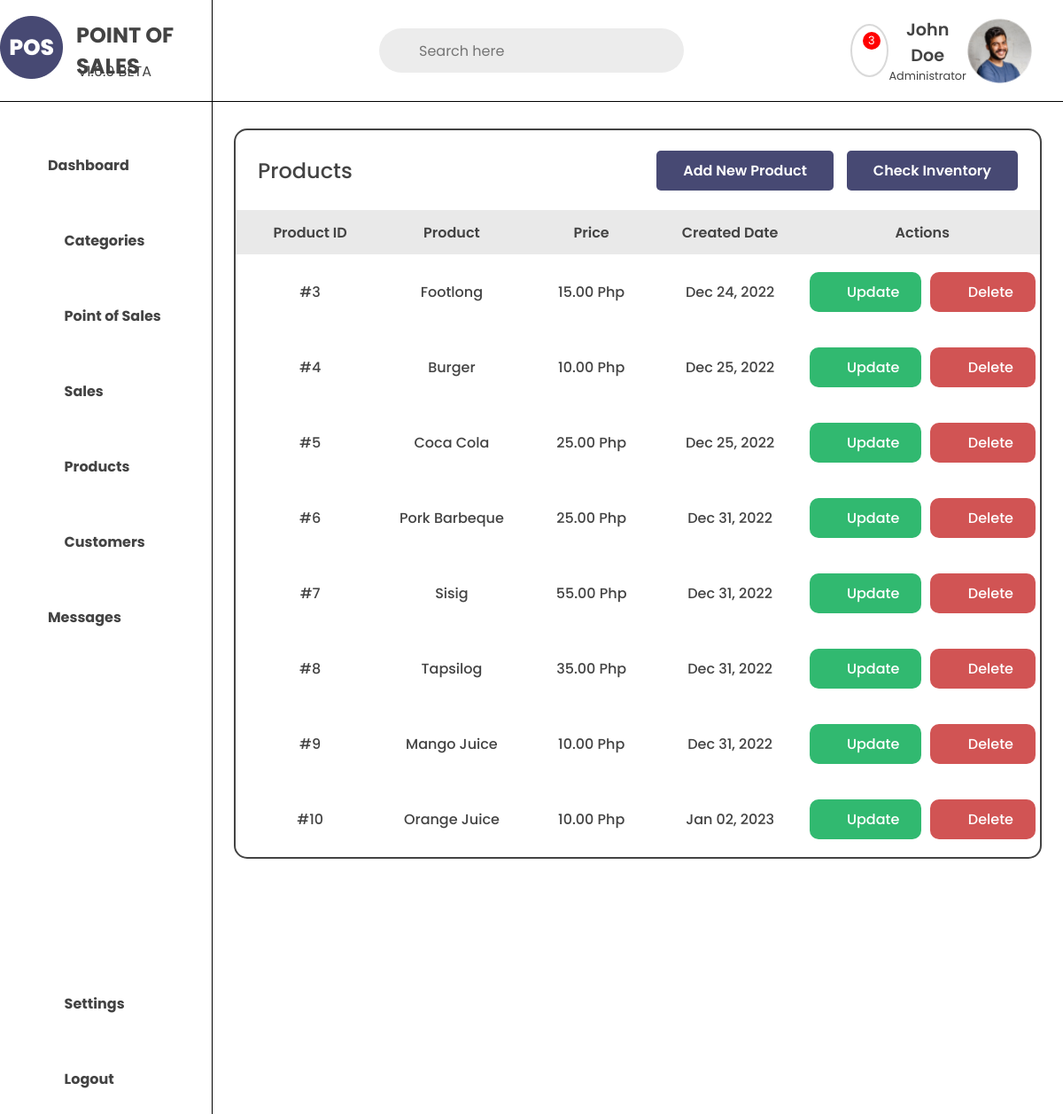
Page /mamgic-foodhub/products/ on the committed database.
### store/models.py (models this page shows, shortened)
class Product(models.Model):
    product_name = models.CharField(max_length=100)
    product_slug = models.SlugField(max_length=100, unique=True, null=True, blank=True)
    product_description = models.TextField(max_length=1000, blank=True)
    product_price = models.DecimalField(max_digits=10, decimal_places=2, null=True, blank=True)
    product_image = models.ImageField(upload_to='product_images', blank=True)
    product_category = models.ForeignKey(Category, on_delete=models.CASCADE, null=True)
    product_store = models.ForeignKey(Store, on_delete=models.CASCADE)
    product_created = models.DateTimeField(blank=True,null=True)

### store/views.py (the view)
# urls.py: path('<slug:store_slug>/products/', views.pos_products, name='pos_products'),
def pos_products(request, store_slug):
    store = get_object_or_404(Store, store_slug=store_slug)
    product = Product.objects.filter(product_store=store)
    context = {
        'store': store,
        'products': product
    }
    return render(request, 'includes/pos/pos_includes/pos_products.html', context)

### store/templates/includes/pos/pos_includes/pos_products.html (shortened to what this page needs)
{% extends "includes/pos/base_templates/pos_base.html" %}
{% load static %}
{% block css %}
<link rel="stylesheet" href="{% static 'css/includes/product.css' %}">
{% endblock %}
{% block content %}
{% include "navbar.html" %}
<div class="pos-products-container">
    <div class="pos-products-header">
        <h1>Products</h1>
        <div class="add-products-btn">
            <a href="{% url 'add_product' store_slug=store.store_slug %}">Add New Product</a>
            <a href="{% url 'pos_inventory' store_slug=store.store_slug %}">Check Inventory</a>
        </div>
    </div>
    <div class="pos-products-table">
        <table>
            <tr class="products-tbl-header">
                <th>Product ID</th>
                <th>Product</th>
                <th>Price</th>
                <th>Created Date</th>
                <th>Actions</th>
            </tr>
            {% for product in products %}
            <tr class="products-tbl-content">
                <td>#{{product.id}}</td>
                <td>{{product.product_name}}</td>
                <td>{{product.product_price}} Php</td>
                <td>{{product.product_created | date:"M d, Y"}}</td>
                <td class="products-tbl-btns">
                    <a href="{% url 'update_product' store_slug=store.store_slug pk=product.id %}"
                        class="products-tbl-edit">Edit</a>
                    <a href="{% url 'delete_product' store_slug=store.store_slug pk=product.id %}"
                        class="products-tbl-delete">Delete</a>
                </td>
            </tr>
            {% endfor %}
        </table>
    </div>
</div>
{% endblock %}

### store/static/css/includes/product.css (style rules this page uses)
.pos-products-container { display: block; width: 95%; margin: 30px auto; border: 2px solid #434343; border-radius: 15px; }
.pos-products-header { width: 100%; height: 50px; display: flex; justify-content: space-between; align-items: center; padding: 20px 25px; margin: 20px 0px; }
.add-products-btn { gap: 15px; display: flex; }
.add-products-btn a { padding: 10px 30px; background-color: #474973; border: none; border-radius: 5px; font-size: 1rem; font-weight: 600; cursor: pointer; text-decoration: none; color: white; }
.pos-products-header h1 { font-size: 1.5rem; font-weight: 500; color: #434343; }
.pos-products-table { width: 100%; }
.pos-products-table table { width: 100%; border-collapse: collapse; }
.products-tbl-header { width: 95%; height: 50px; background-color: #e9e9e9; }
.products-tbl-header th { font-size: 1rem; font-weight: 600; color: #434343; text-align: center; padding-left: 10px; width: 20%; }
.products-tbl-content { width: 95%; height: 50px; }
.products-tbl-content td { font-size: 1rem; font-weight: 500; color: #434343; text-align: center; padding-left: 10px; }
.products-tbl-btns { width: 50%; display: flex; justify-content: center; align-items: center; margin: 20px auto; }
.products-tbl-edit { padding: 10px 25px; background-color: #31B970; border-radius: 10px; display: flex; justify-content: center; align-items: center; font-size: 1rem; font-weight: 500; color: #ffffff; cursor: pointer; text-decoration: none; margin: 0px 5px; transition: all 0.3s ease; }
.products-tbl-delete { margin: 0px 5px; padding: 10px 25px; background-color: #D15454; border-radius: 10px; display: flex; justify-content: center; align-items: center; font-size: 1rem; font-weight: 500; color: #ffffff; cursor: pointer; text-decoration: none; transition: all 0.3s ease; }

### store/static/css/base.css (style rules this page uses)
* { margin: 0; padding: 0; box-sizing: border-box; font-family: 'Poppins', sans-serif; }
body { position: relative; }

### rows in the picture
Product: id "3", product_name "Footlong", product_price "15.00", product_created "Dec 24, 2022"
Product: id "4", product_name "Burger", product_price "10.00", product_created "Dec 25, 2022"
Product: id "5", product_name "Coca Cola", product_price "25.00", product_created "Dec 25, 2022"
Product: id "6", product_name "Pork Barbeque", product_price "25.00", product_created "Dec 31, 2022"
Product: id "7", product_name "Sisig", product_price "55.00", product_created "Dec 31, 2022"
Product: id "8", product_name "Tapsilog", product_price "35.00", product_created "Dec 31, 2022"
Product: id "9", product_name "Mango Juice", product_price "10.00", product_created "Dec 31, 2022"
Product: id "10", product_name "Orange Juice", product_price "10.00", product_created "Jan 02, 2023"
